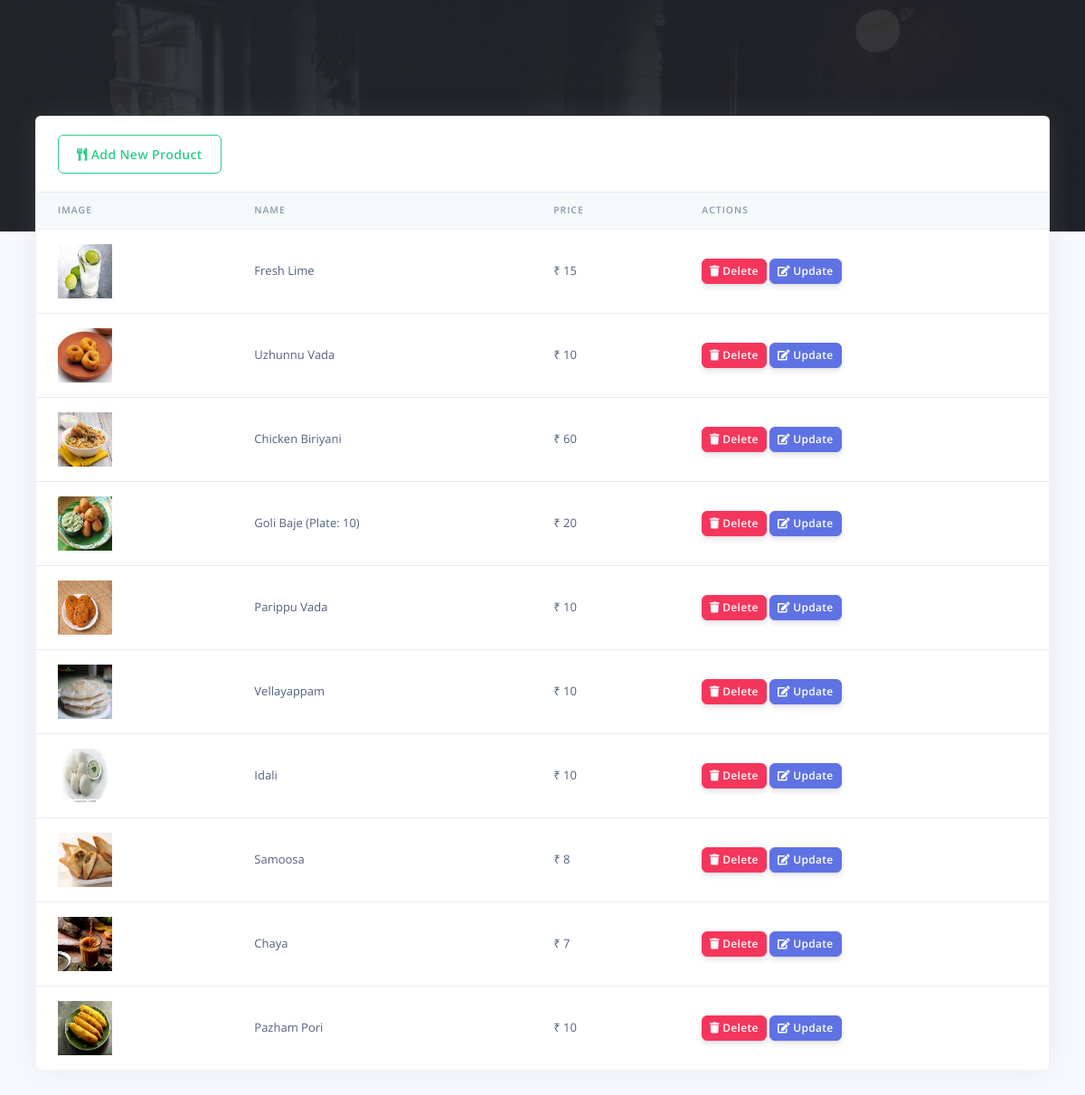
Page /cashier/products.php (signed in) on the committed database.
### tables this page shows
CREATE TABLE `rpos_products` (
  `prod_id` varchar(200) NOT NULL,
  `prod_name` varchar(200) NOT NULL,
  `prod_stock` int NOT NULL,
  `prod_img` varchar(200) NOT NULL,
  `prod_desc` longtext NOT NULL,
  `prod_price` varchar(200) NOT NULL,
  `created_at` timestamp(6) NOT NULL DEFAULT CURRENT_TIMESTAMP(6) ON UPDATE CURRENT_TIMESTAMP(6)
);

### cashier/products.php (the view, shortened to what this page needs)
<?php
include('config/config.php');
require_once('partials/_head.php');
?>
<body>
  <div class="main-content">
    <div class="container-fluid mt--8">
      <div class="row">
        <div class="col">
          <div class="card shadow">
            <div class="card-header border-0">
              <a href="add_product.php" class="btn btn-outline-success">
                <i class="fas fa-utensils"></i>
                Add New Product
              </a>
            </div>
            <div class="table-responsive">
              <table class="table align-items-center table-flush">
                <thead class="thead-light">
                  <tr>
                    <th scope="col">Image</th>
                    <th scope="col">Name</th>
                    <th scope="col">Price</th>
                    <th scope="col">Actions</th>
                  </tr>
                </thead>
                <tbody>
                  <?php
                  $ret = "SELECT * FROM  rpos_products ";
                  $stmt = $mysqli->prepare($ret);
                  $stmt->execute();
                  $res = $stmt->get_result();
                  while ($prod = $res->fetch_object()) {
                  ?>
                    <tr>
                      <td>
                        <?php
                        if ($prod->prod_img) {
                          echo "<img src='assets/img/products/$prod->prod_img' height='60' width='60 class='img-thumbnail'>";
                        } else {
                          echo "<img src='assets/img/products/default.jpg' height='60' width='60 class='img-thumbnail'>";
                        }
                        ?>
                      </td>
                      <td><?php echo $prod->prod_name; ?></td>
                      <td>₹ <?php echo $prod->prod_price; ?></td>
                      <td>
                        <a href="products.php?delete=<?php echo $prod->prod_id; ?>">
                          <button class="btn btn-sm btn-danger">
                            <i class="fas fa-trash"></i>
                            Delete
                          </button>
                        </a>
                        <a href="update_product.php?update=<?php echo $prod->prod_id; ?>">
                          <button class="btn btn-sm btn-primary">
                            <i class="fas fa-edit"></i>
                            Update
                          </button>
                        </a>
                      </td>
                    </tr>
                  <?php } ?>
                </tbody>
              </table>
            </div>
          </div>
        </div>
      </div>
      <?php
      require_once('partials/_footer.php');
      ?>
    </div>
  </div>
</body>
</html>

### rows in the picture
rpos_products: prod_img (picture), prod_name "Fresh Lime", prod_price "15"
rpos_products: prod_img (picture), prod_name "Uzhunnu Vada", prod_price "10"
rpos_products: prod_img (picture), prod_name "Chicken Biriyani", prod_price "60"
rpos_products: prod_img (picture), prod_name "Goli Baje (Plate: 10)", prod_price "20"
rpos_products: prod_img (picture), prod_name "Parippu Vada", prod_price "10"
rpos_products: prod_img (picture), prod_name "Vellayappam", prod_price "10"
rpos_products: prod_img (picture), prod_name "Idali", prod_price "10"
rpos_products: prod_img (picture), prod_name "Samoosa", prod_price "8"
rpos_products: prod_img (picture), prod_name "Chaya", prod_price "7"
rpos_products: prod_img (picture), prod_name "Pazham Pori", prod_price "10"
